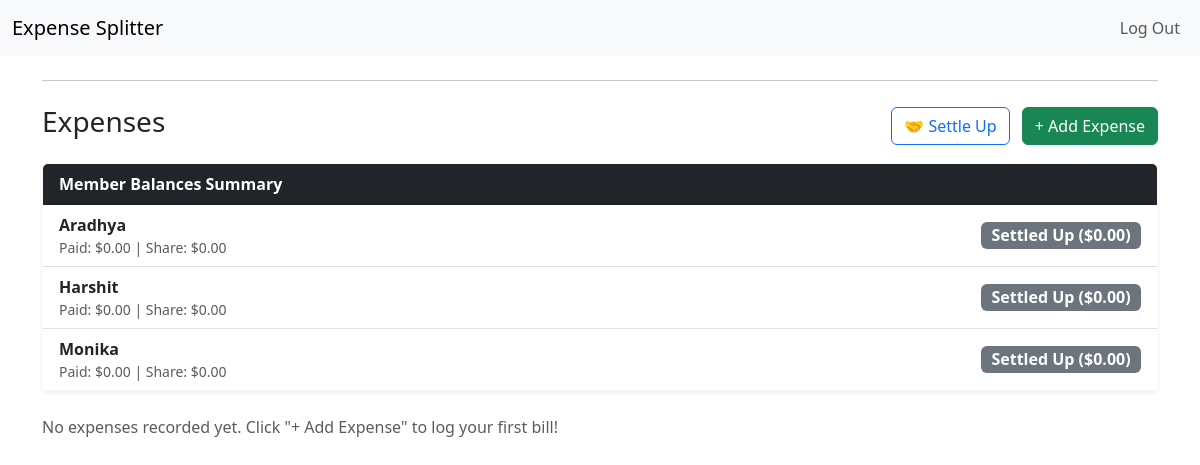
The page /group/3 (signed in) on the database its author committed.
### tables this page shows
CREATE TABLE users (
    id INTEGER PRIMARY KEY AUTOINCREMENT NOT NULL,
    username TEXT NOT NULL UNIQUE,
    hash TEXT NOT NULL
);

### app.py (the view)
@app.route("/group/<int:group_id>", methods=["GET"])
@login_required
def group_detail(group_id):
    membership = db.execute(
        "SELECT * FROM group_members WHERE group_id = ? AND user_id = ?",
        group_id, session["user_id"]
    )
    if not membership:
        return apology("group not found or access denied", 403)
    group = db.execute("SELECT * FROM groups WHERE id = ?", group_id)
    if not group:
        return apology("group not found", 404)
    members = db.execute(
        "SELECT users.id, users.username FROM users "
        "JOIN group_members ON users.id = group_members.user_id "
        "WHERE group_members.group_id = ?",
        group_id
    )
    non_members = db.execute(
        "SELECT id, username FROM users WHERE id NOT IN ("
        "  SELECT user_id FROM group_members WHERE group_id = ?"
        ")",
        group_id
    )
    expenses = db.execute(
        "SELECT expenses.id, expenses.description, expenses.amount, expenses.created_at, "
        "users.username AS payer_name "
        "FROM expenses "
        "JOIN users ON expenses.payer_id = users.id "
        "WHERE expenses.group_id = ? "
        "ORDER BY expenses.created_at DESC",
        group_id
    )
    balances = []
    for member in members:
        user_id = member["id"]
        paid_res = db.execute(
            "SELECT SUM(amount) AS total FROM expenses WHERE group_id = ? AND payer_id = ?",
            group_id, user_id
        )
        total_paid = paid_res[0]["total"] or 0.0
        owed_res = db.execute(
            "SELECT SUM(expense_splits.amount_owed) AS total FROM expense_splits "
            "JOIN expenses ON expense_splits.expense_id = expenses.id "
            "WHERE expenses.group_id = ? AND expense_splits.user_id = ?",
            group_id, user_id
        )
        total_owed = owed_res[0]["total"] or 0.0
        net = round(total_paid - total_owed, 2)
        balances.append({
            "username": member["username"],
            "paid": total_paid,
            "owed": total_owed,
            "net": net
        })
    return render_template(
        "group.html",
        group=group[0],
        members=members,
        non_members=non_members,
        expenses=expenses,
        balances=balances
    )

### app.py (called while the page is built)
@app.after_request
def after_request(response):
    response.headers["Cache-Control"] = "no-cache, no-store, must-revalidate"
    response.headers["Expires"] = 0
    response.headers["Pragma"] = "no-cache"
    return response

### helpers.py (called while the page is built)
def login_required(f):
    @wraps(f)
    def decorated_function(*args, **kwargs):
        if session.get("user_id") is None:
            return redirect("/login")
        return f(*args, **kwargs)
    return decorated_function

### templates/group.html (shortened to what this page needs)
{% extends "layout.html" %}
{% block main %}
<hr class="my-4">
<div class="d-flex justify-content-between align-items-center mb-3">
    <h3>Expenses</h3>
    <div>
        <button type="button" class="btn btn-outline-primary me-2" data-bs-toggle="modal" data-bs-target="#settleModal">
            🤝 Settle Up
        </button>
        <a href="/add_expense/{{ group.id }}" class="btn btn-success">+ Add Expense</a>
    </div>
</div>
<div class="card mb-4 border-light shadow-sm">
    <div class="card-header bg-dark text-white fw-bold">
        Member Balances Summary
    </div>
    <div class="card-body p-0">
        <ul class="list-group list-group-flush">
            {% for b in balances %}
                <li class="list-group-item d-flex justify-content-between align-items-center">
                    <div>
                        <strong>{{ b.username }}</strong>
                        <div class="text-muted small">
                            Paid: ${{ "%.2f"|format(b.paid) }} | Share: ${{ "%.2f"|format(b.owed) }}
                        </div>
                    </div>
                    {% if b.net > 0 %}
                        <span class="badge bg-success fs-6">Gets back ${{ "%.2f"|format(b.net) }}</span>
                    {% elif b.net < 0 %}
                        <span class="badge bg-danger fs-6">Owes ${{ "%.2f"|format(b.net | abs) }}</span>
                    {% else %}
                        <span class="badge bg-secondary fs-6">Settled Up ($0.00)</span>
                    {% endif %}
                </li>
            {% endfor %}
        </ul>
    </div>
</div>
{% if expenses %}
    <div class="table-responsive">
        <table class="table table-striped align-middle">
            <thead>
                <tr>
                    <th>Description</th>
                    <th>Paid By</th>
                    <th>Amount</th>
                    <th>Date</th>
                </tr>
            </thead>
            <tbody>
                {% for expense in expenses %}
                    <tr>
                        <td><strong>{{ expense.description }}</strong></td>
                        <td>{{ expense.payer_name }}</td>
                        <td>${{ "%.2f"|format(expense.amount) }}</td>
                        <td class="text-muted small">{{ expense.created_at }}</td>
                    </tr>
                {% endfor %}
            </tbody>
        </table>
    </div>
{% else %}
    <p class="text-muted">No expenses recorded yet. Click "+ Add Expense" to log your first bill!</p>
{% endif %}
{% endblock %}

### rows shown on the page
users: username "Aradhya", paid "0.00", owed "0.00"
users: username "Harshit", paid "0.00", owed "0.00"
users: username "Monika", paid "0.00", owed "0.00"
